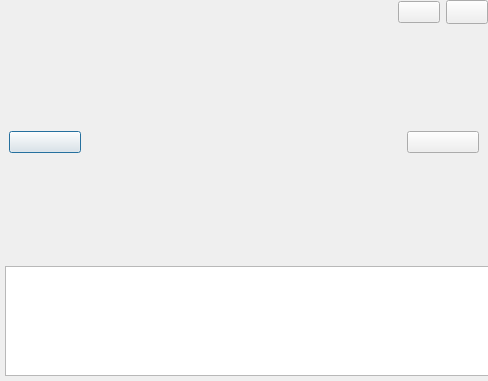
<?xml version="1.0" encoding="UTF-8"?>
<ui version="4.0">
 <class>SlideShowDialog</class>
 <widget class="QDialog" name="SlideShowDialog">
  <property name="geometry">
   <rect>
    <x>0</x>
    <y>0</y>
    <width>488</width>
    <height>381</height>
   </rect>
  </property>
  <property name="windowTitle">
   <string>Dialog</string>
  </property>
  <layout class="QVBoxLayout" name="verticalLayout_4" stretch="3,1">
   <property name="leftMargin">
    <number>0</number>
   </property>
   <property name="topMargin">
    <number>0</number>
   </property>
   <property name="rightMargin">
    <number>0</number>
   </property>
   <property name="bottomMargin">
    <number>0</number>
   </property>
   <item>
    <widget class="QWidget" name="PicWidget" native="true">
     <layout class="QGridLayout" name="gridLayout">
      <property name="leftMargin">
       <number>0</number>
      </property>
      <property name="topMargin">
       <number>0</number>
      </property>
      <property name="rightMargin">
       <number>0</number>
      </property>
      <property name="bottomMargin">
       <number>0</number>
      </property>
      <item row="1" column="0">
       <widget class="QWidget" name="PreWidget" native="true">
        <property name="minimumSize">
         <size>
          <width>90</width>
          <height>0</height>
         </size>
        </property>
        <property name="maximumSize">
         <size>
          <width>90</width>
          <height>16777215</height>
         </size>
        </property>
        <layout class="QHBoxLayout" name="horizontalLayout_5">
         <property name="leftMargin">
          <number>9</number>
         </property>
         <property name="topMargin">
          <number>9</number>
         </property>
         <property name="rightMargin">
          <number>9</number>
         </property>
         <property name="bottomMargin">
          <number>9</number>
         </property>
         <item>
          <widget class="PicButton" name="btnPre">
           <property name="text">
            <string/>
           </property>
          </widget>
         </item>
        </layout>
       </widget>
      </item>
      <item row="0" column="2">
       <layout class="QHBoxLayout" name="horizontalLayout_2">
        <item>
         <widget class="PicStateButton" name="btnPlay">
          <property name="text">
           <string/>
          </property>
         </widget>
        </item>
        <item>
         <widget class="PicButton" name="btnClose">
          <property name="minimumSize">
           <size>
            <width>40</width>
            <height>24</height>
           </size>
          </property>
          <property name="text">
           <string/>
          </property>
         </widget>
        </item>
       </layout>
      </item>
      <item row="1" column="1">
       <widget class="PicAnimationWidget" name="PicShowWidget" native="true">
        <layout class="QHBoxLayout" name="horizontalLayout_3">
         <property name="leftMargin">
          <number>0</number>
         </property>
         <property name="topMargin">
          <number>0</number>
         </property>
         <property name="rightMargin">
          <number>0</number>
         </property>
        </layout>
       </widget>
      </item>
      <item row="1" column="2">
       <widget class="QWidget" name="NextWidget" native="true">
        <property name="minimumSize">
         <size>
          <width>90</width>
          <height>0</height>
         </size>
        </property>
        <property name="maximumSize">
         <size>
          <width>90</width>
          <height>16777215</height>
         </size>
        </property>
        <layout class="QHBoxLayout" name="horizontalLayout_4">
         <item>
          <widget class="PicButton" name="btnNext">
           <property name="text">
            <string/>
           </property>
          </widget>
         </item>
        </layout>
       </widget>
      </item>
     </layout>
    </widget>
   </item>
   <item>
    <widget class="QWidget" name="SlideWidget" native="true">
     <property name="minimumSize">
      <size>
       <width>0</width>
       <height>120</height>
      </size>
     </property>
     <property name="maximumSize">
      <size>
       <width>16777215</width>
       <height>16777215</height>
      </size>
     </property>
     <layout class="QHBoxLayout" name="horizontalLayout">
      <property name="leftMargin">
       <number>0</number>
      </property>
      <property name="topMargin">
       <number>0</number>
      </property>
      <property name="rightMargin">
       <number>0</number>
      </property>
      <property name="bottomMargin">
       <number>0</number>
      </property>
      <item>
       <widget class="QWidget" name="Widget" native="true">
        <property name="minimumSize">
         <size>
          <width>0</width>
          <height>120</height>
         </size>
        </property>
        <property name="maximumSize">
         <size>
          <width>16777215</width>
          <height>120</height>
         </size>
        </property>
        <widget class="PicListWidget" name="lwSlide">
         <property name="geometry">
          <rect>
           <x>5</x>
           <y>5</y>
           <width>16777215</width>
           <height>110</height>
          </rect>
         </property>
         <property name="minimumSize">
          <size>
           <width>0</width>
           <height>110</height>
          </size>
         </property>
         <property name="maximumSize">
          <size>
           <width>16777215</width>
           <height>110</height>
          </size>
         </property>
        </widget>
       </widget>
      </item>
     </layout>
    </widget>
   </item>
  </layout>
 </widget>
 <customwidgets>
  <customwidget>
   <class>PicButton</class>
   <extends>QPushButton</extends>
   <header>picbutton.h</header>
  </customwidget>
  <customwidget>
   <class>PicStateButton</class>
   <extends>QPushButton</extends>
   <header>picstatebutton.h</header>
  </customwidget>
  <customwidget>
   <class>PicAnimationWidget</class>
   <extends>QWidget</extends>
   <header>picanimationwidget.h</header>
   <container>1</container>
  </customwidget>
  <customwidget>
   <class>PicListWidget</class>
   <extends>QListWidget</extends>
   <header>piclistwidget.h</header>
  </customwidget>
 </customwidgets>
 <resources/>
 <connections/>
</ui>
